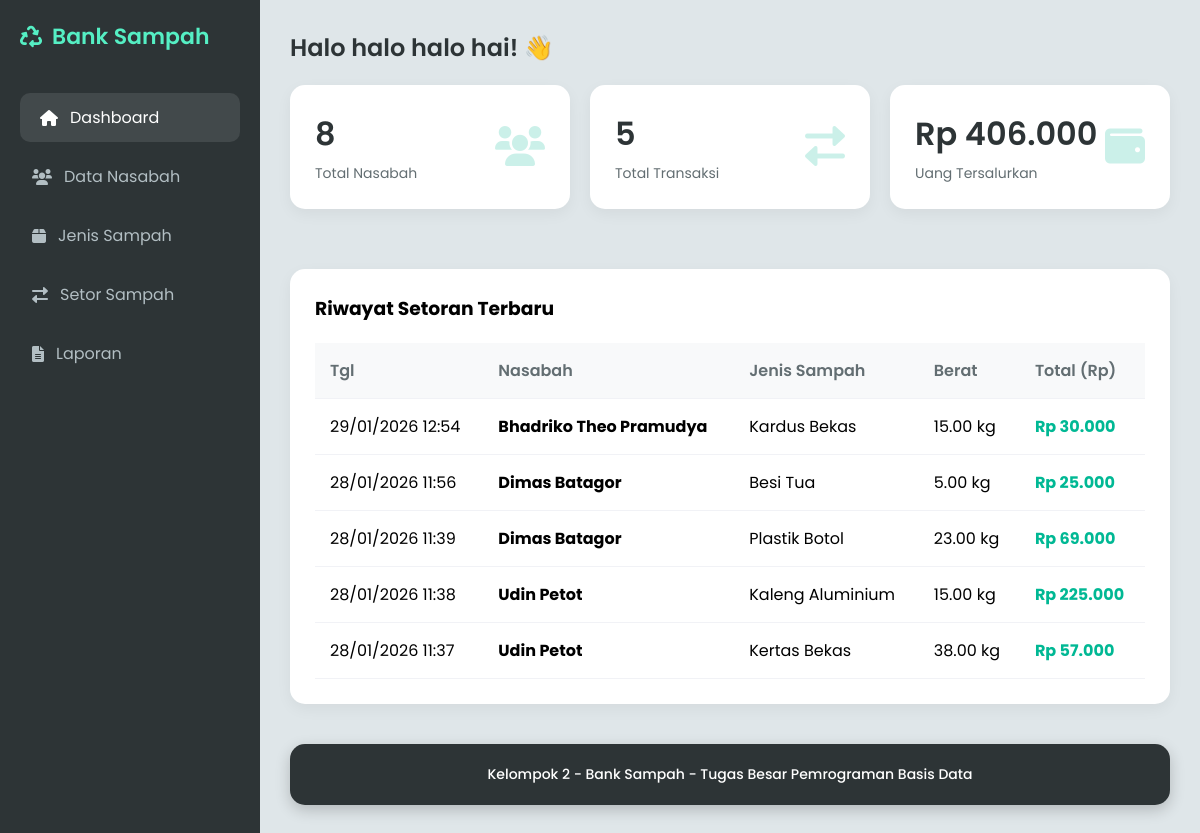
The page / on the database its author committed.
### tables this page shows
CREATE TABLE `setoran` (
  `id_setoran` int(11) NOT NULL,
  `id_nasabah` int(11) DEFAULT NULL,
  `id_jenis` int(11) DEFAULT NULL,
  `berat` decimal(10,2) NOT NULL,
  `total_harga` decimal(12,2) NOT NULL,
  `tanggal_setor` datetime DEFAULT current_timestamp(),
  `catatan` text DEFAULT NULL
);

CREATE TABLE `nasabah` (
  `id_nasabah` int(11) NOT NULL,
  `nama_lengkap` varchar(100) NOT NULL,
  `nomor_telepon` varchar(15) DEFAULT NULL,
  `alamat` text DEFAULT NULL,
  `tanggal_gabung` date DEFAULT curdate()
);

CREATE TABLE `jenis_sampah` (
  `id_jenis` int(11) NOT NULL,
  `nama_jenis` varchar(50) NOT NULL,
  `satuan` varchar(20) DEFAULT 'kg',
  `harga_per_satuan` decimal(10,2) NOT NULL
);

### index.php (the view, shortened to what this page needs)
<?php
include 'Koneksi/koneksi.php';
$qNasabah = mysqli_query($koneksi, "SELECT COUNT(*) as total FROM nasabah");
$dNasabah = mysqli_fetch_assoc($qNasabah);
$qSetoran = mysqli_query($koneksi, "SELECT COUNT(*) as total FROM setoran");
$dSetoran = mysqli_fetch_assoc($qSetoran);
$qUang = mysqli_query($koneksi, "SELECT SUM(total_harga) as total FROM setoran");
$dUang = mysqli_fetch_assoc($qUang);
$qRecent = mysqli_query($koneksi, "
    SELECT s.id_setoran, n.nama_lengkap, j.nama_jenis, s.berat, j.satuan, s.total_harga, s.tanggal_setor
    FROM setoran s
    JOIN nasabah n ON s.id_nasabah = n.id_nasabah
    JOIN jenis_sampah j ON s.id_jenis = j.id_jenis
    ORDER BY s.tanggal_setor DESC
    LIMIT 5
");
?>
<!DOCTYPE html>
<html lang="id">
<head>
    <link href="https://cdnjs.cloudflare.com/ajax/libs/font-awesome/6.0.0/css/all.min.css" rel="stylesheet">
    <link rel="stylesheet" href="aset/css/style.css?v=<?= time(); ?>">
</head>
<body>
    <div class="sidebar">
        <div class="brand">
            <i class="fas fa-recycle"></i> Bank Sampah
        </div>
        <nav class="menu">
            <a href="index.php" class="active">
                <i class="fas fa-home"></i> Dashboard
            </a>
            <a href="halaman/nasabah/nasabah.php">
                <i class="fas fa-users"></i> Data Nasabah
            </a>
            <a href="halaman/sampah/sampah.php">
                <i class="fas fa-box"></i> Jenis Sampah
            </a>
            <a href="halaman/transaksi/transaksi.php">
                <i class="fas fa-exchange-alt"></i> Setor Sampah
            </a>
            <a href="halaman/laporan/laporan.php">
                <i class="fas fa-file-alt"></i> Laporan
            </a>
        </nav>
    </div>
    <div class="main-content">
        <h2 class="header-title">Halo halo halo hai! 👋</h2>
        <div class="cards-grid">
            <div class="card">
                <div class="card-info">
                    <h3><?= $dNasabah['total'] ?></h3>
                    <p>Total Nasabah</p>
                </div>
                <div class="card-icon"><i class="fas fa-users"></i></div>
            </div>
            <div class="card">
                <div class="card-info">
                    <h3><?= $dSetoran['total'] ?></h3>
                    <p>Total Transaksi</p>
                </div>
                <div class="card-icon"><i class="fas fa-exchange-alt"></i></div>
            </div>
            <div class="card">
                <div class="card-info">
                    <h3>Rp <?= number_format($dUang['total'], 0, ',', '.') ?></h3>
                    <p>Uang Tersalurkan</p>
                </div>
                <div class="card-icon"><i class="fas fa-wallet"></i></div>
            </div>
        </div>
        <div class="table-container">
            <div class="table-header">
                <h3>Riwayat Setoran Terbaru</h3>
            </div>
            <table>
                <thead>
                    <tr>
                        <th>Tgl</th>
                        <th>Nasabah</th>
                        <th>Jenis Sampah</th>
                        <th>Berat</th>
                        <th>Total (Rp)</th>
                    </tr>
                </thead>
                <tbody>
                    <?php while($row = mysqli_fetch_assoc($qRecent)): ?>
                    <tr>
                        <td><?= date('d/m/Y H:i', strtotime($row['tanggal_setor'])) ?></td>
                        <td><b><?= $row['nama_lengkap'] ?></b></td>
                        <td><?= $row['nama_jenis'] ?></td>
                        <td><?= $row['berat'] . ' ' . $row['satuan'] ?></td>
                        <td style="color: #00b894; font-weight: bold;">
                            Rp <?= number_format($row['total_harga'], 0, ',', '.') ?>
                        </td>
                    </tr>
                    <?php endwhile; ?>
                </tbody>
            </table>
        </div>
        <div class="footer">
            <p>Kelompok 2 - Bank Sampah - Tugas Besar Pemrograman Basis Data</p>
        </div>
    </div>
</body>
</html>

### aset/css/style.css (style rules this page uses)
:root { --primary: #00b894; --primary-dark: #019f7d; --dark: #2d3436; --light-bg: #dfe6e9; --text-muted: #b2bec3; --danger: #d63031; --info: #0984e3; --white: #ffffff; }
* { margin: 0; padding: 0; box-sizing: border-box; font-family: 'Poppins', sans-serif; }
body { background-color: var(--light-bg); display: flex; min-height: 100vh; }
.sidebar { width: 260px; background: var(--dark); color: var(--white); padding: 20px; position: fixed; height: 100%; display: flex; flex-direction: column; }
.brand { font-size: 22px; font-weight: 600; margin-bottom: 40px; color: #55efc4; display: flex; align-items: center; gap: 10px; }
.menu { display: flex; flex-direction: column; gap: 10px; }
.menu a { text-decoration: none; color: var(--text-muted); padding: 12px; border-radius: 10px; transition: 0.3s; display: flex; align-items: center; gap: 12px; }
.menu a:hover, .menu a.active { background: rgba(255, 255, 255, 0.1); color: var(--white); padding-left: 20px; }
.main-content { margin-left: 260px; flex: 1; padding: 30px; }
.card { background: var(--white); padding: 25px; border-radius: 15px; box-shadow: 0 5px 15px rgba(0, 0, 0, 0.05); margin-bottom: 30px; }
table { width: 100%; border-collapse: collapse; margin-top: 10px; }
th, td { padding: 15px; text-align: left; border-bottom: 1px solid #f1f2f6; vertical-align: middle; }
th { background: #f8f9fa; color: #636e72; font-weight: 600; }
.header-title { font-size: 24px; font-weight: 600; margin-bottom: 20px; color: var(--dark); }
.cards-grid { display: grid; grid-template-columns: repeat(auto-fit, minmax(250px, 1fr)); gap: 20px; margin-bottom: 30px; }
.cards-grid .card { display: flex; align-items: center; justify-content: space-between; transition: transform 0.3s; }
.card-info h3 { font-size: 32px; font-weight: 600; color: var(--dark); margin-bottom: 5px; }
.card-info p { color: #636e72; font-size: 14px; }
.card-icon { font-size: 40px; color: var(--primary); opacity: 0.2; }
.table-container { background: var(--white); padding: 25px; border-radius: 15px; box-shadow: 0 5px 15px rgba(0, 0, 0, 0.05); margin-bottom: 40px; }
.table-header { display: flex; justify-content: space-between; align-items: center; margin-bottom: 20px; }
.footer { margin-top: auto; padding: 20px; background: var(--dark); color: var(--white); border-radius: 15px; box-shadow: 0 5px 15px rgba(0, 0, 0, 0.2); text-align: center; font-size: 14px; font-weight: 500; display: flex; justify-content: center; align-items: center; gap: 10px; width: 100%; }
.main-content { display: flex; flex-direction: column; min-height: 100vh; }

### rows shown on the page
setoran: tanggal_setor "29/01/2026 12:54", id_nasabah.nama_lengkap "Bhadriko Theo Pramudya", id_jenis.nama_jenis "Kardus Bekas", berat "15.00", id_jenis.satuan "kg", total_harga "30.000"
setoran: tanggal_setor "28/01/2026 11:56", id_nasabah.nama_lengkap "Dimas Batagor", id_jenis.nama_jenis "Besi Tua", berat "5.00", id_jenis.satuan "kg", total_harga "25.000"
setoran: tanggal_setor "28/01/2026 11:39", id_nasabah.nama_lengkap "Dimas Batagor", id_jenis.nama_jenis "Plastik Botol", berat "23.00", id_jenis.satuan "kg", total_harga "69.000"
setoran: tanggal_setor "28/01/2026 11:38", id_nasabah.nama_lengkap "Udin Petot", id_jenis.nama_jenis "Kaleng Aluminium", berat "15.00", id_jenis.satuan "kg", total_harga "225.000"
setoran: tanggal_setor "28/01/2026 11:37", id_nasabah.nama_lengkap "Udin Petot", id_jenis.nama_jenis "Kertas Bekas", berat "38.00", id_jenis.satuan "kg", total_harga "57.000"

### other values the page prints
$dNasabah['total'] "8"
$dSetoran['total'] "5"
$dUang['total'] "406.000"
